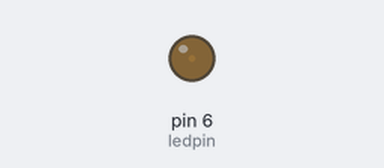
Recording of a sketch running on a simulated Arduino Uno, built with avr-gcc and run on an emulated ATmega328P. Parts: output pins drawn as LEDs (lit = HIGH).

Above: at 0.05 s.
At 0.95 s:
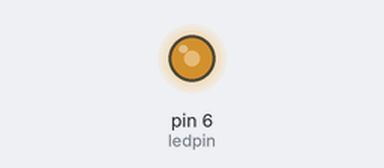
At 1.4 s:
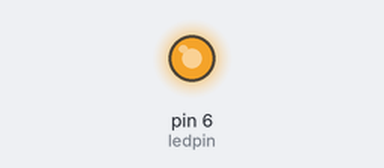
At 2.75 s:
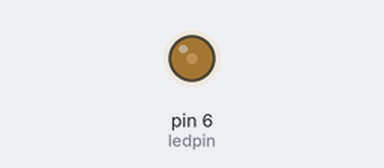
Timing chart, 0 to 7.2 s (numbered marks = the images above):
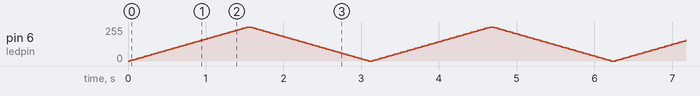

The sketch:

LED_Fade_Effect.ino
```cpp
int ledpin = 6;

void setup() {
  pinMode(ledpin, OUTPUT);
}

void loop() {
  // Fade from 0 to 255
  for (int fade = 0; fade <= 255; fade += 5) {
    analogWrite(ledpin, fade);
    delay(30);
  }

  // Fade from 255 to 0
  for (int fade = 255; fade >= 0; fade -= 5) {
    analogWrite(ledpin, fade);
    delay(30);
  }
}
```
